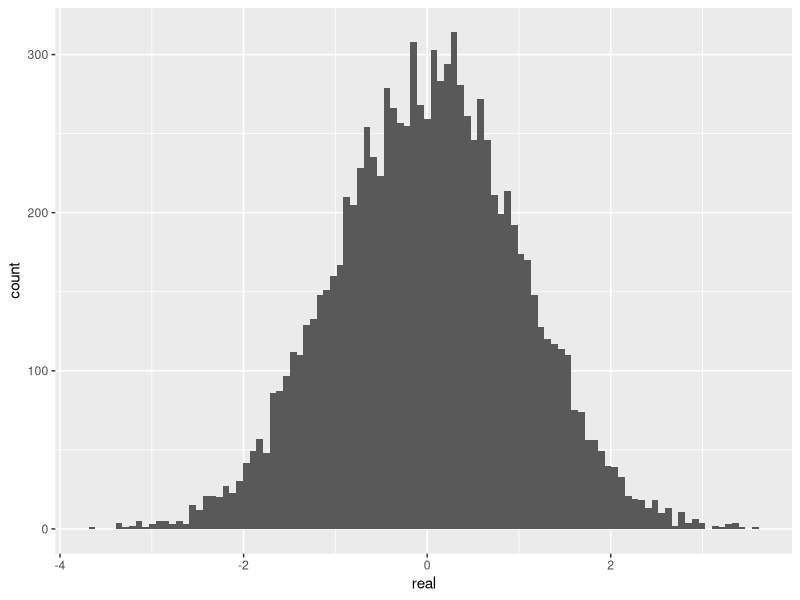
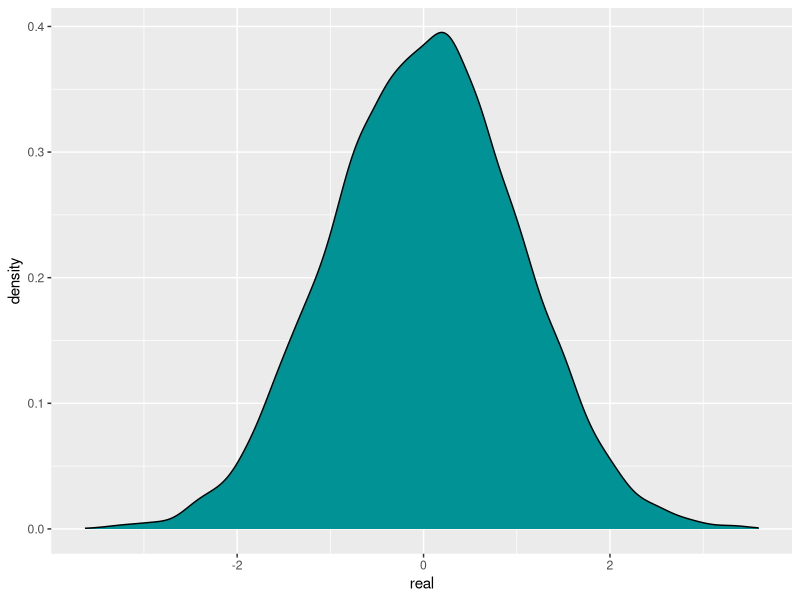
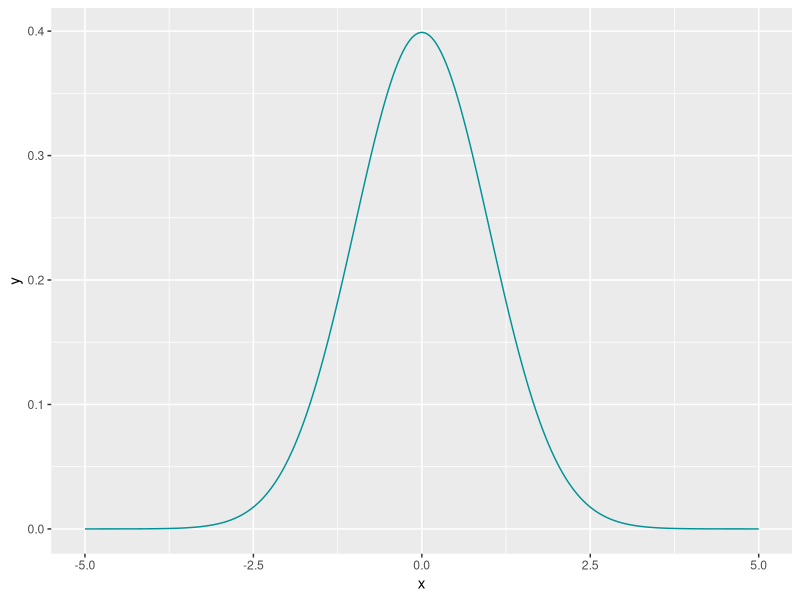
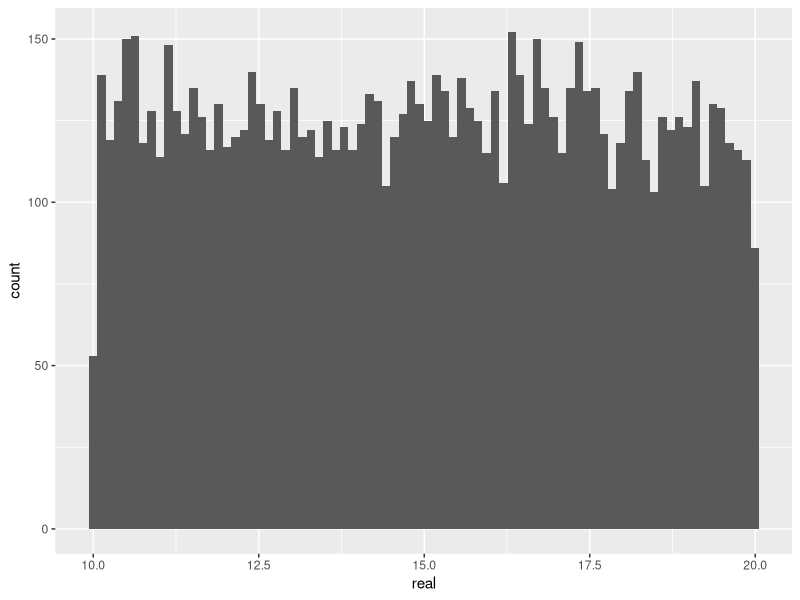
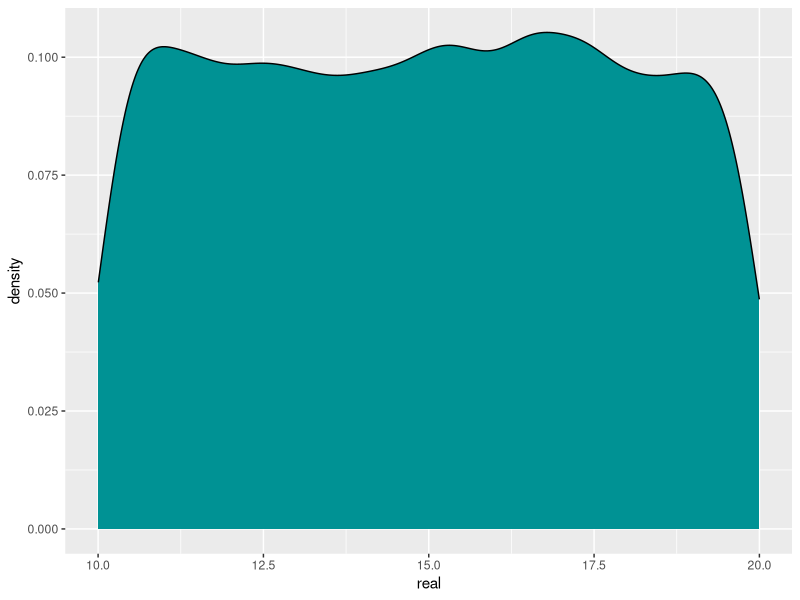
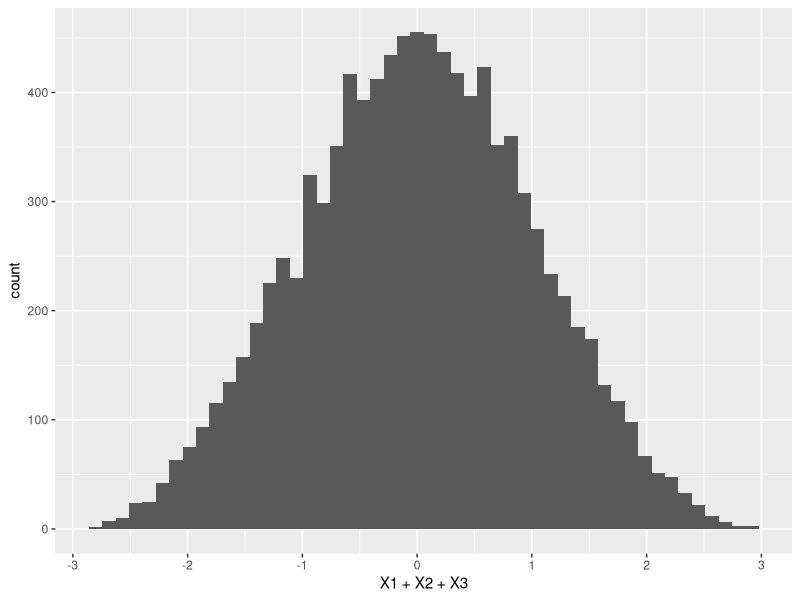
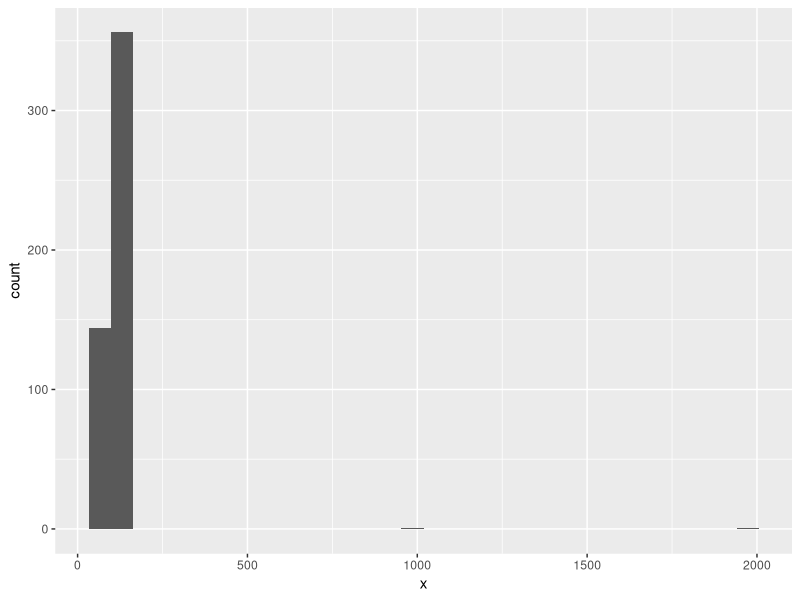
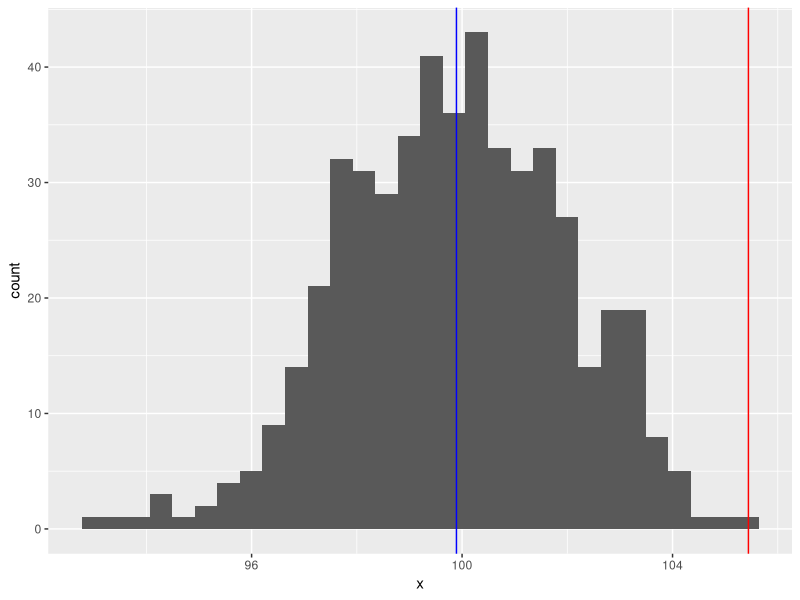

These figures' R source, in order:
## ---- chunk 1
knitr::opts_chunk$set(echo = TRUE, warning = FALSE, message = FALSE)
## ---- chunk 2
library(ggplot2)
library(tibble)
library(dplyr)
## ---- chunk 3
n <- 10000
m <- 0
sd <- 1
norm <- tibble(real = rnorm(n, m, sd))

ggplot(norm, aes(real)) +
  geom_histogram(bins=100) 

ggplot(norm, aes(real)) + 
  geom_density(fill = '#009294', color = 'black')
## ---- chunk 4
norm_true <- tibble(x = seq(-5, 5, length.out = n),
                    y = dnorm(x, m, sd))

ggplot(norm_true, aes(x, y)) +
  geom_line(color = '#009294')
## ---- chunk 5
n <- 10000
MIN <- 10
MAX <- 20
unif <- tibble(real = runif(n, MIN, MAX))

ggplot(unif, aes(real)) +
  geom_histogram(bins=80) 

ggplot(unif, aes(real)) + 
  geom_density(fill = '#009294', color = 'black')
## ---- chunk 6
n = 10^4
df <- tibble(X1 = runif(n, min = -1, max = 1),
             X2 = runif(n, min = -1, max = 1),
             X3 = runif(n, min = -1, max = 1))
## ---- chunk 7
ggplot(df, aes(X1 + X2 + X3)) +
    geom_histogram(bins = 50)
## ---- chunk 8
x <- c(10.7, 12.3, 5.7, 3.3)
mean(x)
## ---- chunk 9
p <- c(10, 12, 30, 15, 20)
q <- c(20, 10, 5, 7, 2)

mean(p)
weighted.mean(p, w=q)
## ---- chunk 10
set.seed(42)
x <- sample(1:30, size = 10)
x
mean(x, trim = 0.1)
## ---- chunk 11
x <- c(5, 3, 1, 2, 4)
median(x)
y <- c(3, 4, 1, 2)
median(y)
## ---- chunk 12
income <- c(30000, 40000, 25000, 300000)
## ---- chunk 13
temperature <- c(30, 28, 32, 80, 31)
## ---- chunk 14
test <- tibble(x = c(rnorm(500, 100, 2), 1000, 2000))
## ---- chunk 15
ggplot(test, aes(x)) +
  geom_histogram()
## ---- chunk 16
Mean <- mean(test$x)
Median <- median(test$x)
 
test %>%
  filter(x < 150) %>%
ggplot(aes(x)) +
  geom_histogram() + 
  geom_vline(xintercept = Mean, color = 'red') +
  geom_vline(xintercept = Median, color = 'blue') 
## ---- chunk 17
n <- 10
x <- rep(5, n) + rnorm(n, 0, 1)
y <- rep(5, n) + rnorm(n, 0, 5)
x
y
var(x)
var(y)
## ---- chunk 18
n <- 10
x <- rep(5, n) + rnorm(n, 0, 1)
y <- rep(5, n) + rnorm(n, 0, 5)
x
y
sd(x)
sd(y)
## ---- chunk 19
boxplot(mtcars$mpg)
## ---- chunk 20
ggplot(mtcars, aes(x = factor(cyl), y = mpg)) + 
  geom_boxplot()
## ---- chunk 21
df <- tibble(x = sample(seq(1, 10, by = 0.1), 30),
             y = 3 * x + rnorm(30, 0, 2))

ggplot(df, aes(x, y)) +
  geom_point()

cor(df$x, df$y)
## ---- chunk 22
df <- tibble(x = sample(seq(1, 10, by = 0.1), 30),
             y = -5 * x + rnorm(30, 0, 4))

ggplot(df, aes(x, y)) +
  geom_point()

cor(df$x, df$y)
## ---- chunk 23
df <- tibble(x = sample(seq(1, 10, by = 0.1), 30),
             y = rnorm(30, 0, 4))

ggplot(df, aes(x, y)) +
  geom_point()

cor(df$x, df$y)
## ---- chunk 24
summary(mtcars)
## ---- chunk 25
# install.packages('skimr')
library('skimr')
## ---- chunk 26
skim(mtcars) 
## ---- chunk 27
mtcars %>%
  group_by(cyl) %>%
  skim()
